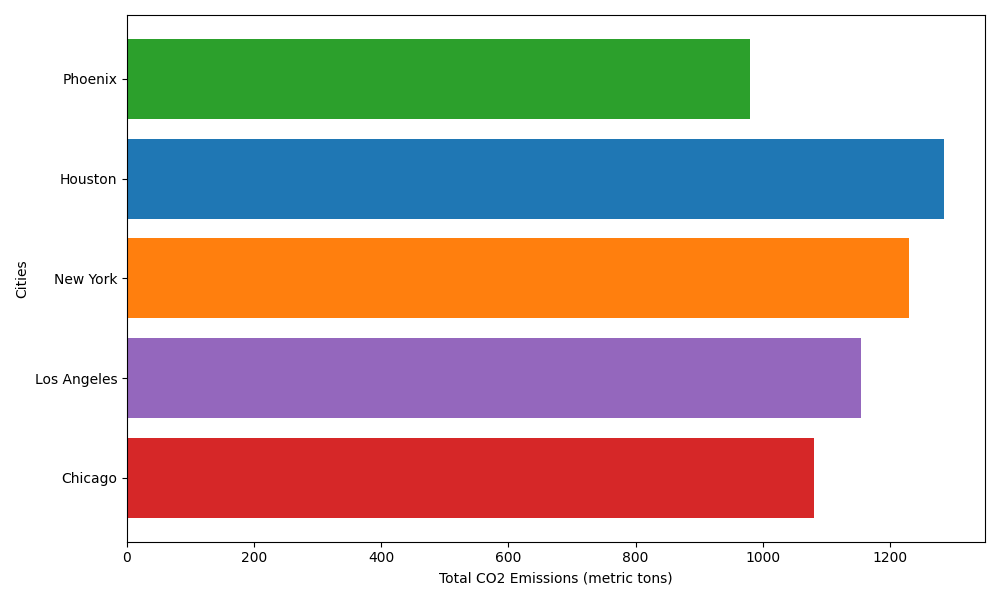

The Python source for this figure:
import matplotlib.pyplot as plt
import numpy as np

cities = ['Chicago', 'Los Angeles', 'New York', 'Houston', 'Phoenix']
total_emissions = [1080, 1155, 1230, 1285, 980]
# Original colors were ['#2ca02c', '#ff7f0e', '#1f77b4', '#d62728', '#9467bd']
colors = ['#d62728', '#9467bd', '#ff7f0e', '#1f77b4', '#2ca02c']  # Shuffled colors

fig, ax = plt.subplots(figsize=(10, 6))

ax.barh(cities, total_emissions, color=colors)

ax.set_xlabel('Total CO2 Emissions (metric tons)')
ax.set_ylabel('Cities')

plt.tight_layout()
plt.show()
